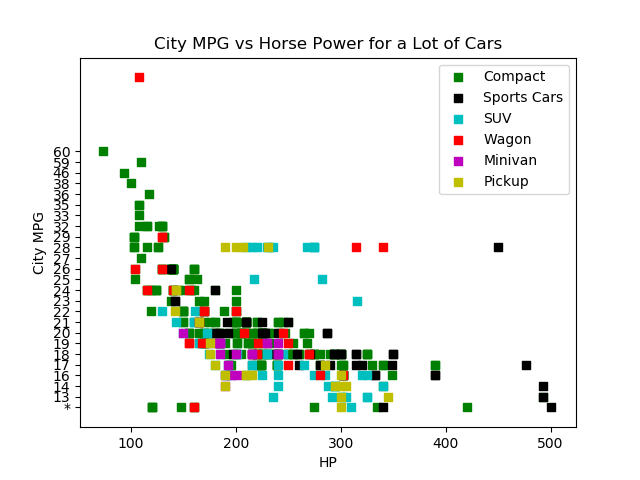

This figure's Python source:
#Hunter Oliver
#1/28/2018
import matplotlib.pyplot as plt
import pandas as pand
import sys

vehicles = ['Small/Sporty/ Compact/Large Sedan','Sports Car','SUV','Wagon', 'Minivan',
'Pickup','HP', 'City MPG', 'Weight']
df = pand.read_csv(sys.argv[1], skipinitialspace=True, usecols=vehicles)


plt.title("City MPG vs Horse Power for a Lot of Cars")
plt.xlabel("HP")
plt.ylabel("City MPG")
plt.scatter(df.loc[df['Small/Sporty/ Compact/Large Sedan'] == 1, 'HP'],
 df.loc[df['Small/Sporty/ Compact/Large Sedan'] == 1, 'City MPG'], c='g', marker='s')
plt.scatter(df.loc[df['Sports Car'] == 1, 'HP'],
 df.loc[df['Sports Car'] == 1, 'City MPG'], c='k', marker='s')
plt.scatter(df.loc[df['SUV'] == 1, 'HP'],
 df.loc[df['SUV'] == 1, 'City MPG'], c='c', marker = 's')
plt.scatter(df.loc[df['Wagon'] == 1, 'HP'],
 df.loc[df['Wagon'] == 1, 'City MPG'], c='r', marker = 's')
plt.scatter(df.loc[df['Minivan'] == 1, 'HP'],
 df.loc[df['Minivan'] == 1, 'City MPG'], c='m', marker = 's')
plt.scatter(df.loc[df['Pickup'] == 1, 'HP'],
 df.loc[df['Pickup'] == 1, 'City MPG'], c='y', marker = 's')
plt.legend(['Compact', 'Sports Cars', 'SUV', 'Wagon', 'Minivan', 'Pickup'])
plt.savefig(sys.argv[2], Transparent=True)
